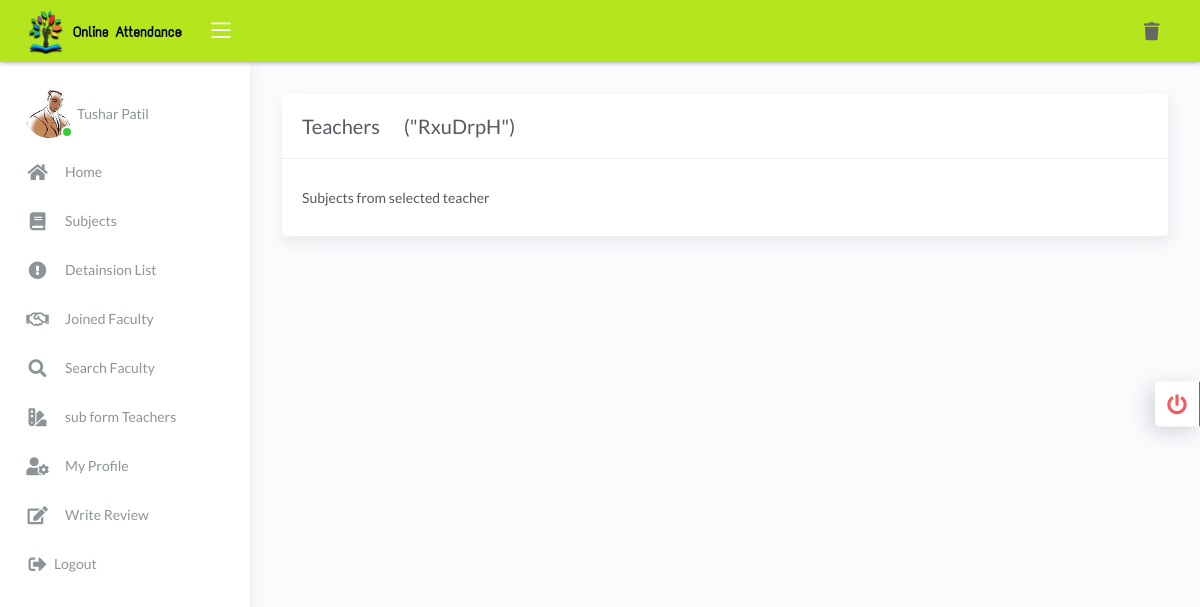
/user/Teachers.php (signed in), run on an earlier commit of the app's database.
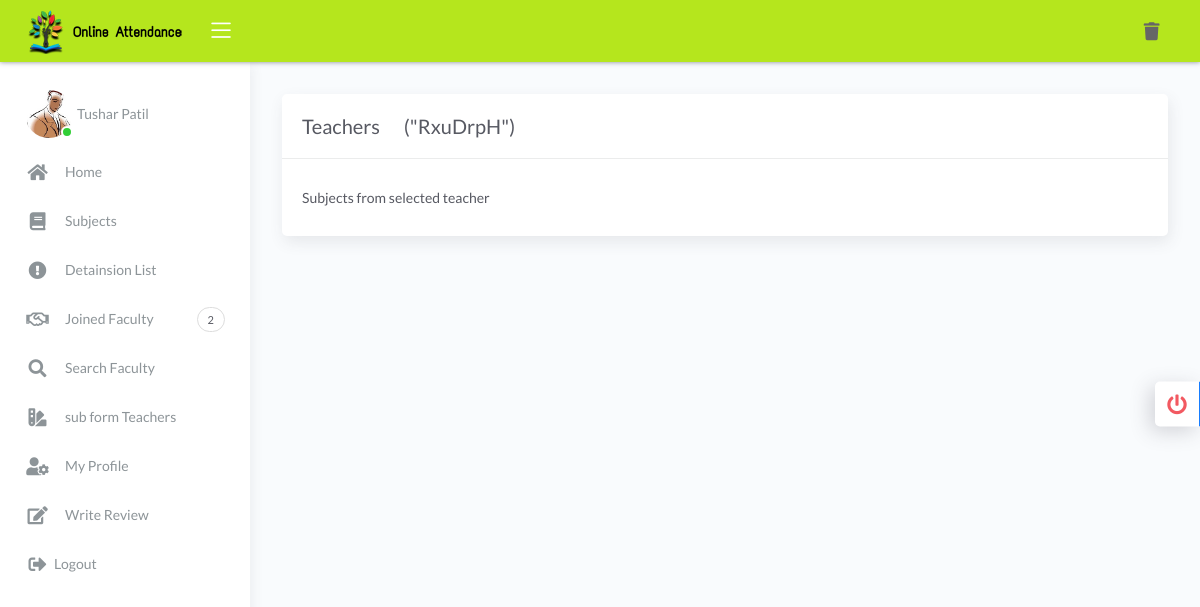
And on a later commit of the database.
### tables this page shows
CREATE TABLE `recieve` (
  `bid` int(11) NOT NULL,
  `rec` varchar(256) NOT NULL
);

### user/fun.php (called while the page is built, shortened)
<?php
function select($var,$col,$condtn)
{
	$query="SELECT $var FROM $col $condtn";
	$sql=mysqli_query($GLOBALS['connection'],$query);
	return $sql;
}
?>

### user/Teachers.php (the view, shortened to what this page needs)
<?php
include('header.php');
include('navbar.php');
?>
<div class="page-inner ">
  <div class="row ">
    <div class="col-md-12">
      <div class="card">
        <div class="card-header">
          <?php
          $bd=$_SESSION['bid'];
          $sql=select("*","b_person","WHERE bid=$bd");
          foreach($sql as $row )
            {?>
              <h4 class="card-title">Teachers &emsp;("<?php echo $row['code']; ?>")</h4>
            <?php } ?>
          </div>
          <div class="card-body">
          <div class="tab-content mt-2 mb-2" id="pills-tabContent">
            Subjects from selected teacher
          </div>
        </div>
      </div>
    </div>
  </div>
</div>
</div>
</div>
<?php
include('script.php');
?>

### user/navbar.php (shortened to what this page needs)
<?php
include('fun.php');
?>
<body>
	<div class="wrapper">
		<div class="main-header">
			<div class="logo-header" style="background-color:rgb(181, 230, 29)">
				<a href="main.php"  class="logo">
					<img class='navbar-brand' src='../admin/image/Online-Attendance-logo3.png'>
				</a>
				<div class="nav-toggle">
					<button class="btn btn-toggle toggle-sidebar">
						<i class="icon-menu"></i>
					</button>
				</div>
			</div>
			<nav class="navbar navbar-header navbar-expand-lg" style="background-color:rgb(181, 230, 29)">
				<div class="container-fluid">
					<ul class="navbar-nav topbar-nav ml-md-auto align-items-center">
						<li class="nav-item">
							<a class="nav-link" href="delsub.php" title="Delete Subjects">
								<i class="fas fa-trash"></i>
							</a>
						</li>
					</ul>
				</div>
			</nav>
		</div>
		<div>
			<a class="dropdown-item"  data-toggle="modal" data-target="#logoutModal">
				<div class="custom-template">
					<div class="custom-toggle" style="background-color: white">
						<i class="fas fa-power-off text-danger"></i>
					</div>
				</div>
			</a>
		</div>
		<div class="sidebar sidebar-style-2 ">
			<div class="sidebar-wrapper scrollbar scrollbar-inner">
				<div class="sidebar-content">
					<ul class="nav nav-primary ">
						<li class="nav-item fw-bold">
							<a href="profile.php" >
								<?php
								$id=$_SESSION['bid'];
								$sql=select("*","b_person","WHERE bid='$id'");
								foreach($sql as $row ) {
									if (empty($row['image']))
									{
										$words = explode(" ", strtoupper($row['Name']));
										$acronym = "";
										foreach ($words as $w) {
											$acronym .= $w[0];
										}
										echo "<div class='avatar avatar-lg'>
										<span class='avatar-title rounded-circle border border-white avatar-online'>".$acronym."</span>
										</div>";
									}
									else
									{
										echo "<div class='avatar avatar-online mr-1'><img class='avatar-img rounded-circle' src='../admin/image/".$row['image']."'></div>";
									}
								}
								?>
								<p><?php echo $_SESSION['fn'];?></p>
							</a>
						</li>
						<li class="nav-item ">
							<a  href="main.php" >
								<i class="fas fa-home"></i>
								<p>Home</p>
							</a>
						</li>
						<li class="nav-item">
							<a  href="Subjects.php">
								<i class="fas fa-book"></i>
								<p>Subjects</p>
							</a>
						</li>
						<li class="nav-item">
							<a  href="fordetli.php">
								<i class="fas fa-exclamation-circle"></i>
								<p>Detainsion List</p>
							</a>
						</li>
						<li class="nav-item" onmouseover="notification();">
							<a  href="jflty.php">
								<i class="far fa-handshake"></i>
								<p>Joined Faculty</p>
								<?php
								$aid=$_SESSION['bid'];
								$resultt=select("*","recieve","WHERE bid='$aid'");
								foreach($resultt as $roww )
								{
									$arr=$roww['rec'];
									$ucp= unserialize($arr);
									$y=count($ucp);
								}
								if ($y>0)
								{
									echo" <span class='badge'>".$y."</span>";
								}
								?>
							</a>
						</li>
						<li class="nav-item">
							<a href="search.php?q=">
								<i class="fas fa-search"></i>
								<p>Search Faculty</p>
							</a>
						</li>
						<li class="nav-item">
							<a  href="Teachers.php">
								<i class="fas fa-swatchbook"></i>
								<p> sub form Teachers</p>
							</a>
						</li>
						<li class="nav-item">
							<a class="dropdown-item" href="profile.php">
								<i class="fas fa-user-cog"></i>
								<p>My Profile</p>
							</a>
						</li>
						<li class="nav-item">
							<a  href="review.php">
								<i class="fas fa-edit"></i>
								<p>Write Review</p>
							</a>
						</li>
						<li class="nav-item">
							<a class="dropdown-item" href="#" data-toggle="modal" data-target="#logoutModal">
								<i class="fas fa-sign-out-alt fa-mx fa-fw mr-1 text-gray-800"></i>
								<p>Logout</p>
							</a>
						</li>
					</ul>
				</div>
			</div>
		</div>
		<div class="main-panel">
			<div class="content">

What changed in the data, as far as the page shows it:
added recieve: rec "2"
